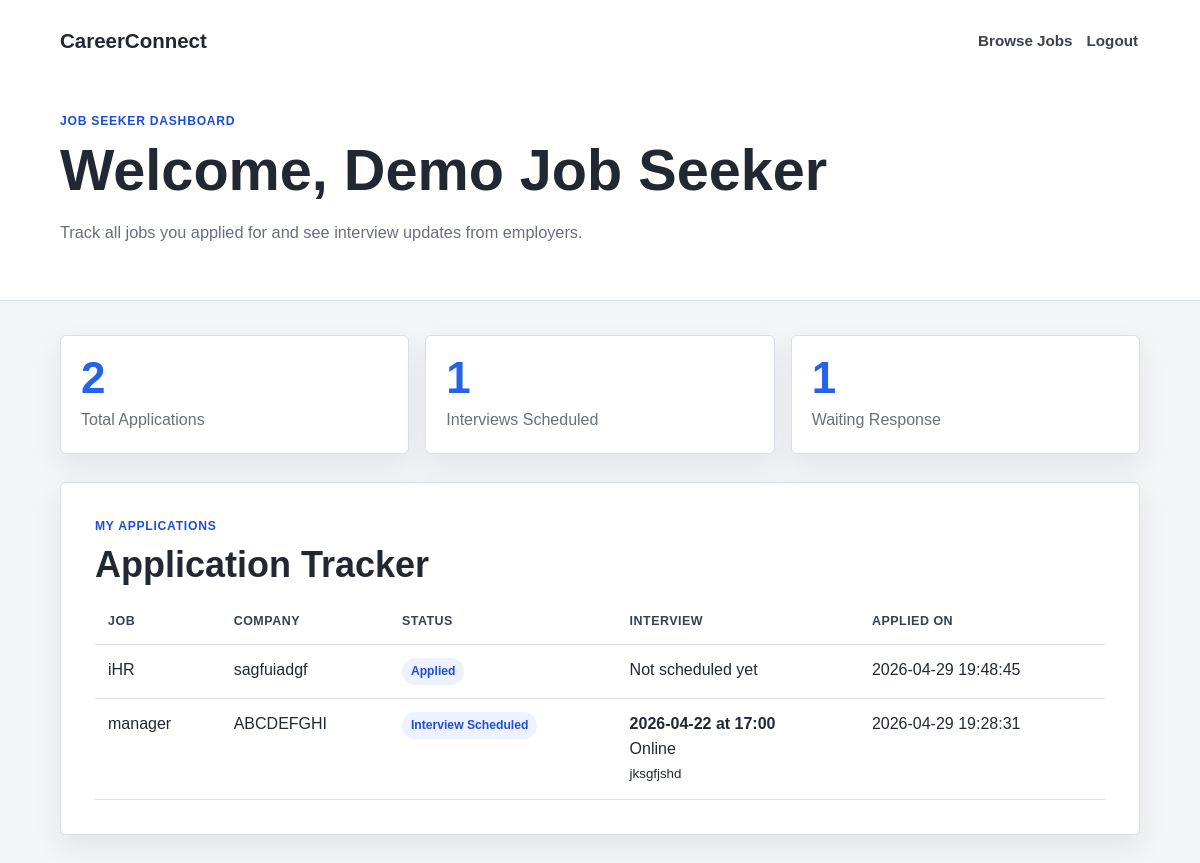
The page /seeker_dashboard.php (signed in) on the database its author committed.
### tables this page shows
CREATE TABLE users (
  id INT UNSIGNED AUTO_INCREMENT PRIMARY KEY,
  name VARCHAR(100) NOT NULL,
  email VARCHAR(150) NOT NULL UNIQUE,
  password VARCHAR(255) NOT NULL,
  role ENUM('seeker', 'giver') NOT NULL,
  created_at TIMESTAMP NOT NULL DEFAULT CURRENT_TIMESTAMP
);

CREATE TABLE applications (
  id INT UNSIGNED AUTO_INCREMENT PRIMARY KEY,
  job_id INT UNSIGNED NOT NULL,
  seeker_id INT UNSIGNED NOT NULL,
  name VARCHAR(100) NOT NULL,
  email VARCHAR(150) NOT NULL,
  phone VARCHAR(30) NOT NULL,
  education VARCHAR(150) NOT NULL,
  skills VARCHAR(255) NOT NULL,
  message TEXT NULL,
  status ENUM('Applied', 'Interview Scheduled') NOT NULL DEFAULT 'Applied',
  interview_date DATE NULL,
  interview_time TIME NULL,
  interview_mode ENUM('Online', 'Offline', 'Phone Call') NULL,
  interview_note TEXT NULL,
  applied_at DATETIME NOT NULL DEFAULT CURRENT_TIMESTAMP,
  CONSTRAINT fk_applications_job
    FOREIGN KEY (job_id) REFERENCES jobs(id)
    ON DELETE CASCADE,
  CONSTRAINT fk_applications_seeker
    FOREIGN KEY (seeker_id) REFERENCES users(id)
    ON DELETE CASCADE
);

CREATE TABLE jobs (
  id INT UNSIGNED AUTO_INCREMENT PRIMARY KEY,
  giver_id INT UNSIGNED NOT NULL,
  title VARCHAR(150) NOT NULL,
  company VARCHAR(150) NOT NULL,
  location VARCHAR(150) NOT NULL,
  type ENUM('Full Time', 'Part Time', 'Internship') NOT NULL,
  salary VARCHAR(100) NOT NULL,
  skills VARCHAR(255) NOT NULL,
  description TEXT NOT NULL,
  created_at TIMESTAMP NOT NULL DEFAULT CURRENT_TIMESTAMP,
  CONSTRAINT fk_jobs_giver
    FOREIGN KEY (giver_id) REFERENCES users(id)
    ON DELETE CASCADE
);

### db.php (called while the page is built, shortened)
<?php
function db() {
    static $pdo = null;
    if ($pdo instanceof PDO) {
        return $pdo;
    }
    $dsn = 'mysql:host=' . DB_HOST . ';dbname=' . DB_NAME . ';charset=' . DB_CHARSET;
    try {
        $pdo = new PDO($dsn, DB_USER, DB_PASS, [
            PDO::ATTR_ERRMODE => PDO::ERRMODE_EXCEPTION,
            PDO::ATTR_DEFAULT_FETCH_MODE => PDO::FETCH_ASSOC,
            PDO::ATTR_EMULATE_PREPARES => false
        ]);
    } catch (PDOException $exception) {
        die('Database connection failed. Check db.php settings and import database.sql in MySQL Workbench.');
    }
    return $pdo;
}
?>

### functions.php (called while the page is built, shortened)
<?php
require_once 'db.php';
function get_applications() {
    $statement = db()->query(
        "SELECT
            id,
            job_id,
            seeker_id,
            name,
            email,
            phone,
            education,
            skills,
            message,
            status,
            COALESCE(DATE_FORMAT(interview_date, '%Y-%m-%d'), '') AS interview_date,
            COALESCE(TIME_FORMAT(interview_time, '%H:%i'), '') AS interview_time,
            COALESCE(interview_mode, '') AS interview_mode,
            COALESCE(interview_note, '') AS interview_note,
            DATE_FORMAT(applied_at, '%Y-%m-%d %H:%i:%s') AS applied_at
        FROM applications
        ORDER BY id"
    );
    return $statement->fetchAll();
}
function find_user($user_id) {
    $statement = db()->prepare('SELECT * FROM users WHERE id = ? LIMIT 1');
    $statement->execute([(int) $user_id]);
    $user = $statement->fetch();
    return $user ?: null;
}
function find_job($job_id) {
    $statement = db()->prepare('SELECT * FROM jobs WHERE id = ? LIMIT 1');
    $statement->execute([(int) $job_id]);
    $job = $statement->fetch();
    return $job ?: null;
}
function current_user() {
    return find_user($_SESSION['user_id']);
}
function get_applications_for_seeker($seeker_id) {
    return array_values(array_filter(get_applications(), fn($application) => (int) $application['seeker_id'] === (int) $seeker_id));
}
?>

### seeker_dashboard.php (the view, shortened to what this page needs)
<?php
require_once 'functions.php';
$user = current_user();
$applications = get_applications_for_seeker($user['id']);
?>
<!DOCTYPE html>
<html lang="en">
<head>
    <link rel="stylesheet" href="css/style.css">
</head>
<body>
    <header class="page-header">
        <nav class="navbar">
            <a class="logo" href="index.php">CareerConnect</a>
            <div class="nav-links">
                <a href="index.php#jobs">Browse Jobs</a>
                <a href="logout.php">Logout</a>
            </div>
        </nav>
        <div>
            <p class="eyebrow">Job Seeker Dashboard</p>
            <h1>Welcome, <?php echo $user['name']; ?></h1>
            <p class="hero-text">Track all jobs you applied for and see interview updates from employers.</p>
        </div>
    </header>
    <main>
        <section class="stats-grid">
            <div class="mini-stat"><span><?php echo count($applications); ?></span><p>Total Applications</p></div>
            <div class="mini-stat"><span><?php echo count(array_filter($applications, fn($app) => $app['status'] === 'Interview Scheduled')); ?></span><p>Interviews Scheduled</p></div>
            <div class="mini-stat"><span><?php echo count(array_filter($applications, fn($app) => $app['status'] === 'Applied')); ?></span><p>Waiting Response</p></div>
        </section>
        <section class="panel">
            <p class="eyebrow">My Applications</p>
            <h2>Application Tracker</h2>
            <?php if (empty($applications)): ?>
                <p>You have not applied for any job yet.</p>
                <a class="primary-btn" href="index.php#jobs">Browse Jobs</a>
            <?php else: ?>
                <div class="table-wrap">
                    <table>
                        <thead>
                            <tr>
                                <th>Job</th>
                                <th>Company</th>
                                <th>Status</th>
                                <th>Interview</th>
                                <th>Applied On</th>
                            </tr>
                        </thead>
                        <tbody>
                            <?php foreach (array_reverse($applications) as $application): ?>
                                <?php $job = find_job($application['job_id']); ?>
                                <tr>
                                    <td><?php echo $job ? $job['title'] : 'Job removed'; ?></td>
                                    <td><?php echo $job ? $job['company'] : '-'; ?></td>
                                    <td><span class="status-pill"><?php echo $application['status']; ?></span></td>
                                    <td>
                                        <?php if ($application['status'] === 'Interview Scheduled'): ?>
                                            <strong><?php echo $application['interview_date']; ?> at <?php echo $application['interview_time']; ?></strong><br>
                                            <span><?php echo $application['interview_mode']; ?></span><br>
                                            <small><?php echo $application['interview_note']; ?></small>
                                        <?php else: ?>
                                            Not scheduled yet
                                        <?php endif; ?>
                                    </td>
                                    <td><?php echo $application['applied_at']; ?></td>
                                </tr>
                            <?php endforeach; ?>
                        </tbody>
                    </table>
                </div>
            <?php endif; ?>
        </section>
    </main>
</body>
</html>

### css/style.css (style rules this page uses)
:root { --ink: #222831; --muted: #69707a; --paper: #f4f5f7; --panel: #ffffff; --accent: #2563eb; --accent-dark: #1d4ed8; --green: #16794c; --danger: #b42318; --line: #d9dee7; --soft: #f8fafc; --shadow: 0 12px 28px rgba(34, 40, 49, 0.08); }
* { box-sizing: border-box; }
html { scroll-behavior: smooth; }
body { margin: 0; color: var(--ink); background: #f4f5f7; font-family: Arial, Helvetica, sans-serif; line-height: 1.55; }
.navbar, .hero-content, main, footer { position: relative; z-index: 1; }
.navbar { align-items: center; display: flex; gap: 20px; justify-content: space-between; margin-bottom: 52px; }
.logo { color: var(--ink); font-size: 1.28rem; font-weight: 800; text-decoration: none; }
.nav-links, .role-switch { display: flex; flex-wrap: wrap; gap: 10px; }
.nav-links a { color: #3b424c; font-size: 0.95rem; font-weight: 700; padding: 7px 2px; text-decoration: none; }
.eyebrow { color: var(--accent-dark); font-size: 0.76rem; font-weight: 800; letter-spacing: 0.06em; margin: 0 0 8px; text-transform: uppercase; }
h1, h2, h3 { line-height: 1.14; margin: 0 0 14px; }
h1 { font-size: clamp(2.1rem, 5vw, 4.2rem); max-width: 850px; }
h2 { font-size: clamp(1.45rem, 3vw, 2.25rem); }
.hero-text, .small-copy { color: var(--muted); font-size: 1.02rem; max-width: 640px; }
.hero-card, .panel, dialog, .mini-stat, .auth-panel { background: var(--panel); border: 1px solid var(--line); border-radius: 6px; box-shadow: var(--shadow); }
.hero-card span, .mini-stat span { color: var(--accent); display: block; font-size: 2.75rem; font-weight: 800; line-height: 1; }
main { padding: 34px clamp(18px, 5vw, 72px) 70px; }
.panel { margin: 0 auto 28px; max-width: 1180px; padding: clamp(20px, 4vw, 34px); }
.job-type, .status-pill { background: #eef2ff; border-radius: 999px; color: var(--accent-dark); display: inline-block; font-size: 0.76rem; font-weight: 800; padding: 4px 9px; }
.page-header { background: #fff; border-bottom: 1px solid var(--line); padding: 22px clamp(18px, 5vw, 72px) 38px; position: relative; z-index: 1; }
.page-header h1 { font-size: clamp(2rem, 5vw, 3.6rem); max-width: 900px; }
.stats-grid { display: grid; gap: 16px; grid-template-columns: repeat(3, minmax(0, 1fr)); margin: 0 auto 28px; max-width: 1180px; }
.mini-stat { padding: 20px; }
.mini-stat p { color: var(--muted); margin: 8px 0 0; }
.table-wrap { overflow-x: auto; }
table { border-collapse: collapse; min-width: 820px; width: 100%; }
th, td { border-bottom: 1px solid var(--line); padding: 13px; text-align: left; vertical-align: top; }
th { color: #374151; font-size: 0.78rem; letter-spacing: 0.04em; text-transform: uppercase; }

### rows shown on the page
users: name "Demo Job Seeker"
applications: job.title "iHR", job.company "sagfuiadgf", status "Applied", shows "Not scheduled yet", applied_at "2026-04-29 19:48:45"
applications: job.title "manager", job.company "ABCDEFGHI", status "Interview Scheduled", interview_date "2026-04-22", interview_time "17:00", interview_mode "Online", interview_note "jksgfjshd", applied_at "2026-04-29 19:28:31"

### other values the page prints
count($applications) "2"
